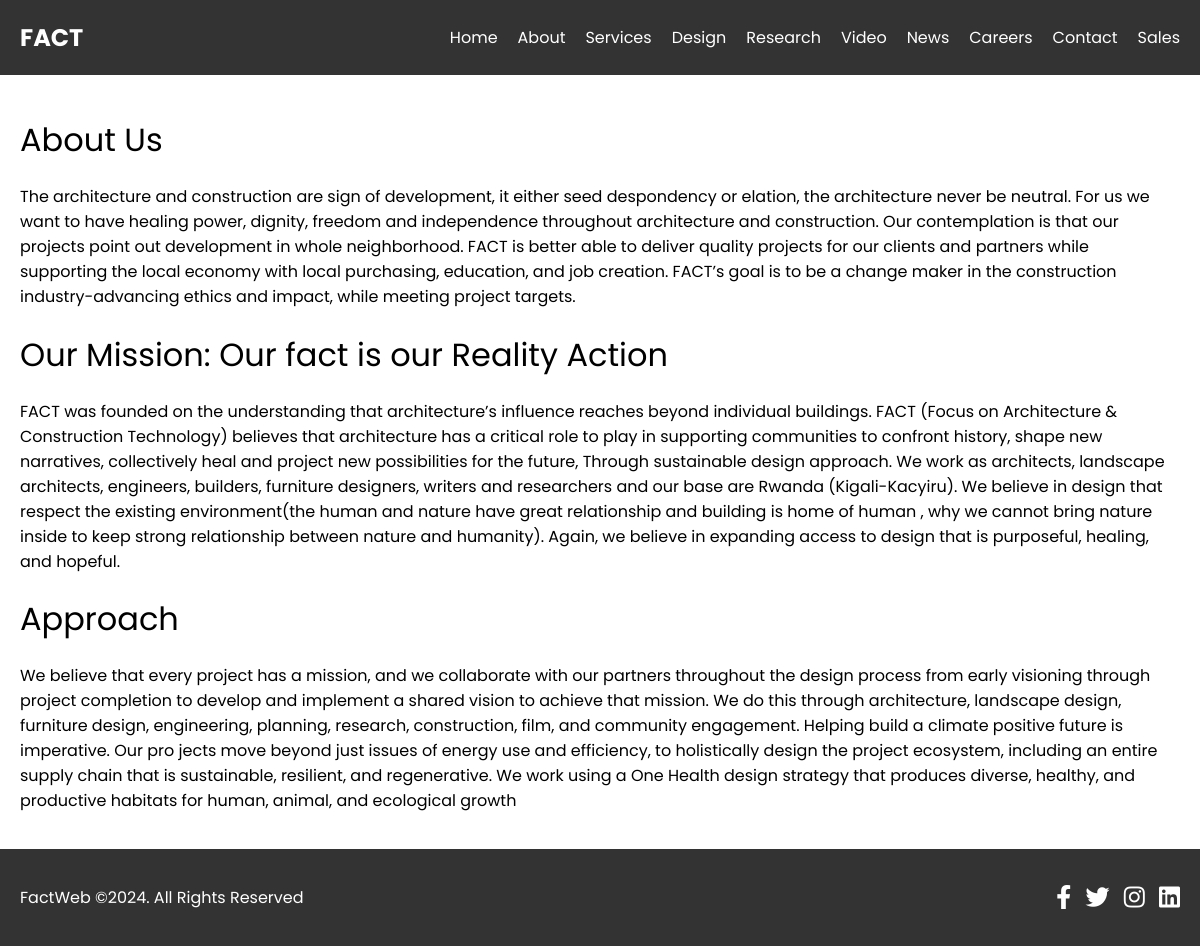
Page /about/ on the earlier database version.
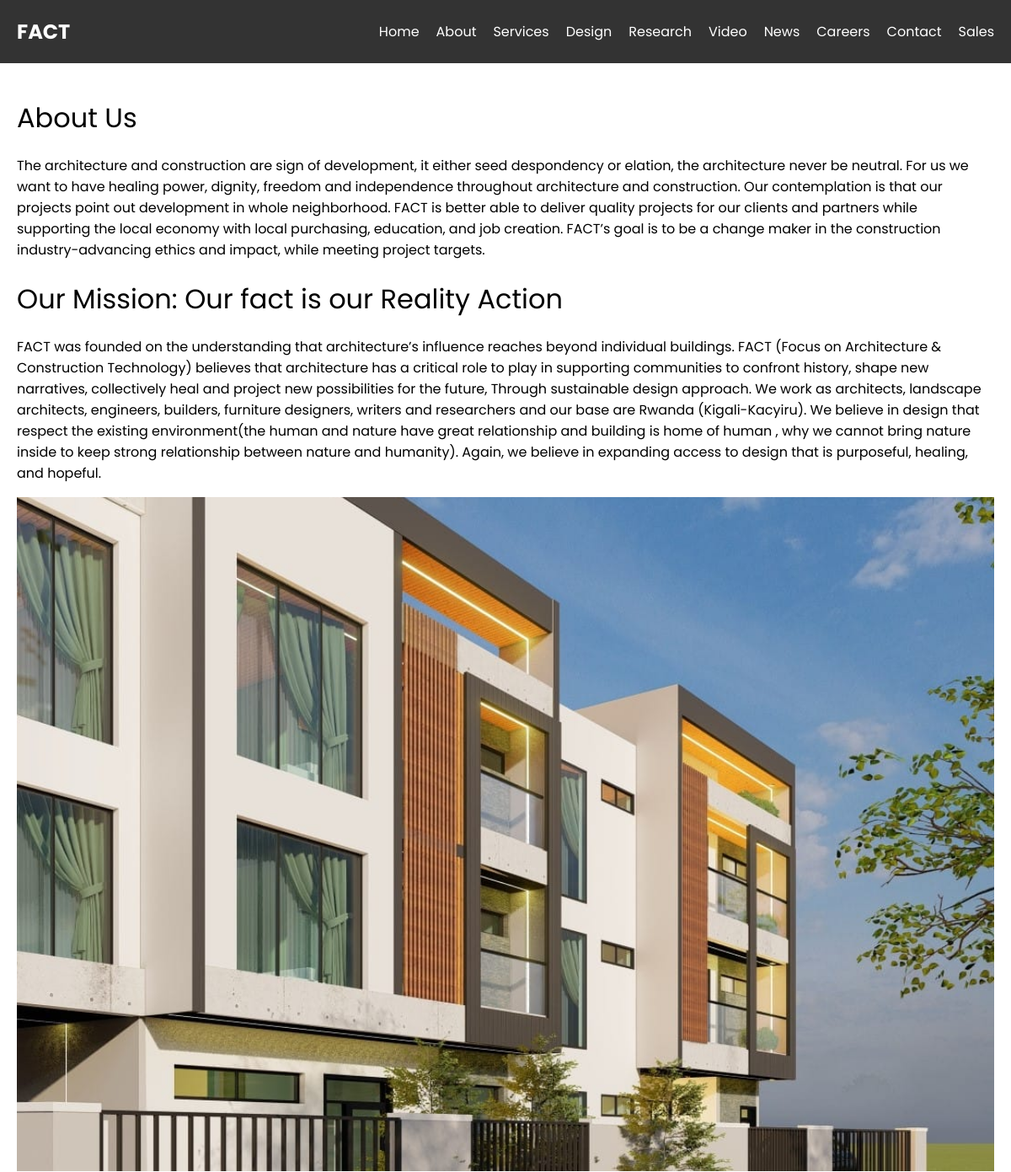
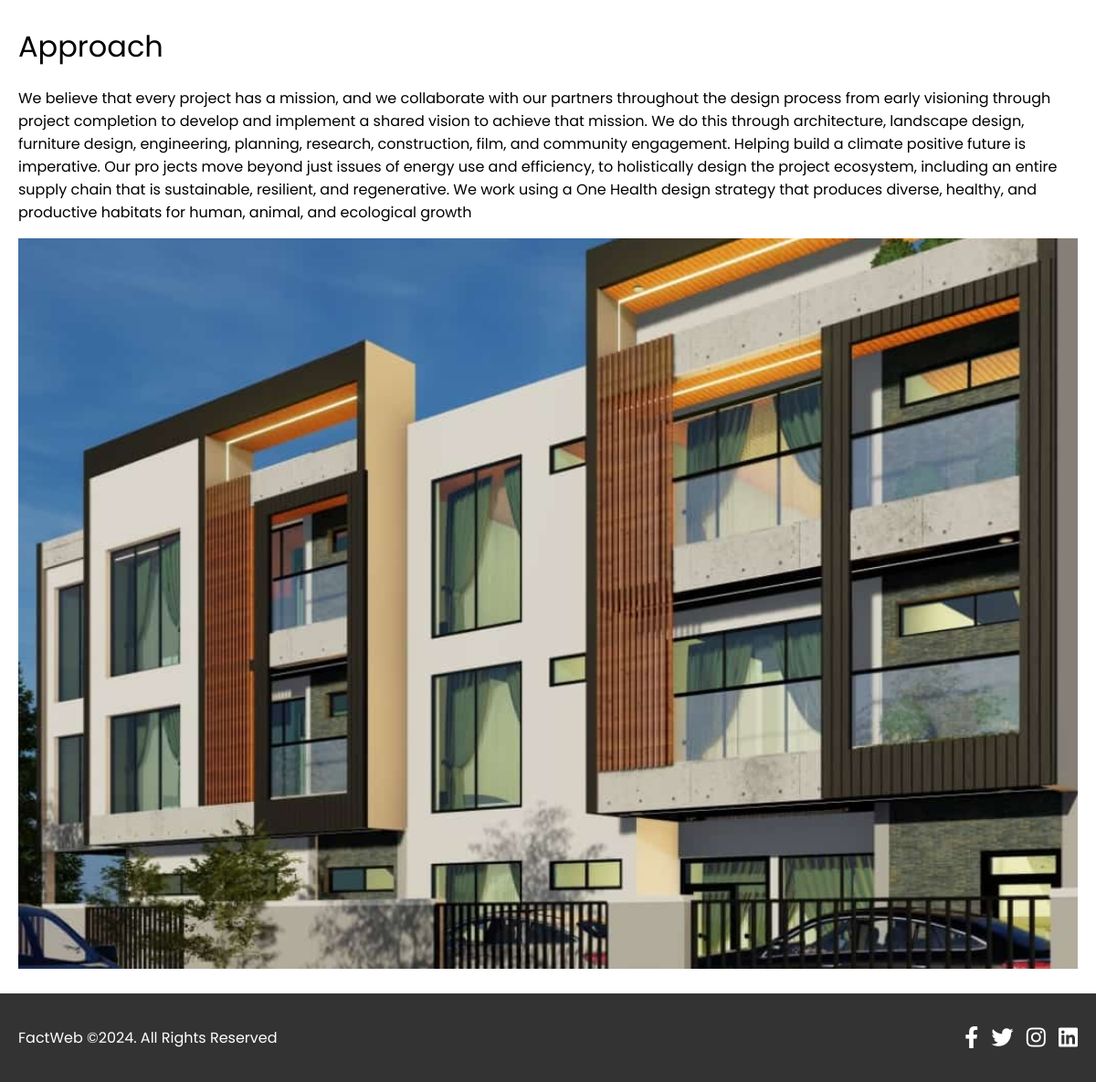
Same page on the later database version (2 pictures, top to bottom).
### FactWebApp/models.py (models this page shows, shortened)
class aboutImages(models.Model):
    image = models.ImageField(upload_to='about_images/')
    description = models.TextField()

### FactWebApp/views.py (the view)
# urls.py: path('about/', views.about, name='about'),
def about(request):
    mission_images = aboutImages.objects.filter(description__icontains='mission')
    approach_images = aboutImages.objects.filter(description__icontains='approach')
    return render(request, 'FactWebApp/about.html', {'mission_images': mission_images, 'approach_images': approach_images})

### FactWebApp/templates/FactWebApp/about.html (shortened to what this page needs)
{% extends 'base.html' %}
{% load static %}
{% block content %}
<div class="about-container">
    <h1>About Us</h1>
    <p>The architecture and construction are sign of development,
        it either seed despondency or elation, the architecture never be neutral.
        For us we want to have healing power, dignity, freedom and independence throughout architecture
        and construction. Our contemplation is that our projects point out development in whole neighborhood. FACT is better able to deliver quality projects for our clients and partners while supporting the local economy with local purchasing, education, and job creation. FACT’s goal is to be a
        change maker in the construction industry-advancing ethics and impact, while meeting project targets.</p>
    <h1>Our Mission: Our fact is our Reality Action</h1>
    <p>FACT was founded on the understanding that architecture’s influence reaches beyond individual
        buildings. FACT (Focus on Architecture & Construction Technology) believes that architecture
        has a critical role to play in supporting communities to confront history, shape new narratives,
        collectively heal and project new possibilities for the future, Through sustainable design approach.
        We work as architects, landscape architects, engineers, builders, furniture designers, writers and
        researchers and our base are Rwanda (Kigali-Kacyiru). We believe in design that respect the existing
        environment(the human and nature have great relationship and building is home of human , why we
        cannot bring nature inside to keep strong relationship between nature and humanity).
        Again, we believe in expanding access to design that is purposeful, healing, and hopeful.</p>
        {% for mission_image in mission_images %}
        <img src="{{ mission_image.image.url }}" alt="{{ mission_image.description }}">
        {% endfor %}
    <h1>Approach</h1>
    <p>We believe that every project has a mission, and we collaborate with our partners
        throughout the design process from early visioning through project completion to develop
        and implement a shared vision to achieve that mission. We do this through architecture,
        landscape design, furniture design, engineering, planning, research, construction, film,
        and community engagement. Helping build a climate positive future is imperative. Our pro
        jects move beyond just issues of energy use and efficiency, to holistically design the
        project ecosystem, including an entire supply chain that is sustainable, resilient, and
        regenerative. We work using a One Health design strategy that produces diverse, healthy,
        and productive habitats for human, animal, and ecological growth</p>
        {% for approach_image in approach_images %}
        <img src="{{ approach_image.image.url }}" alt="{{ approach_image.description }}">
        {% endfor %}
</div>
{% endblock %}
{% block extrastyles %}
<link rel="stylesheet" type="text/css" href="{% static 'FactWebApp/css/about.css' %}">
{% endblock %}

Differences in the rows shown:
added aboutImages: image (picture), shown under "Our Mission: Our fact is our Reality Action"
added aboutImages: image (picture), shown under "Approach"
